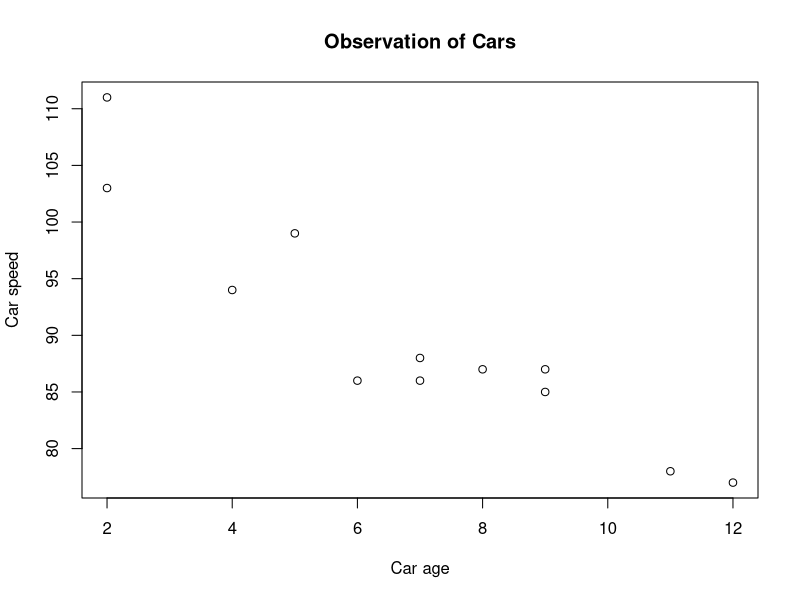

Here is the R script that generated this plot:
x <- c(5,7,8,7,2,2,9,4,11,12,9,6) #nolint
y <- c(99,86,87,88,111,103,87,94,78,77,85,86) #nolint

plot(x, y, main="Observation of Cars", xlab="Car age", ylab="Car speed") #nolint